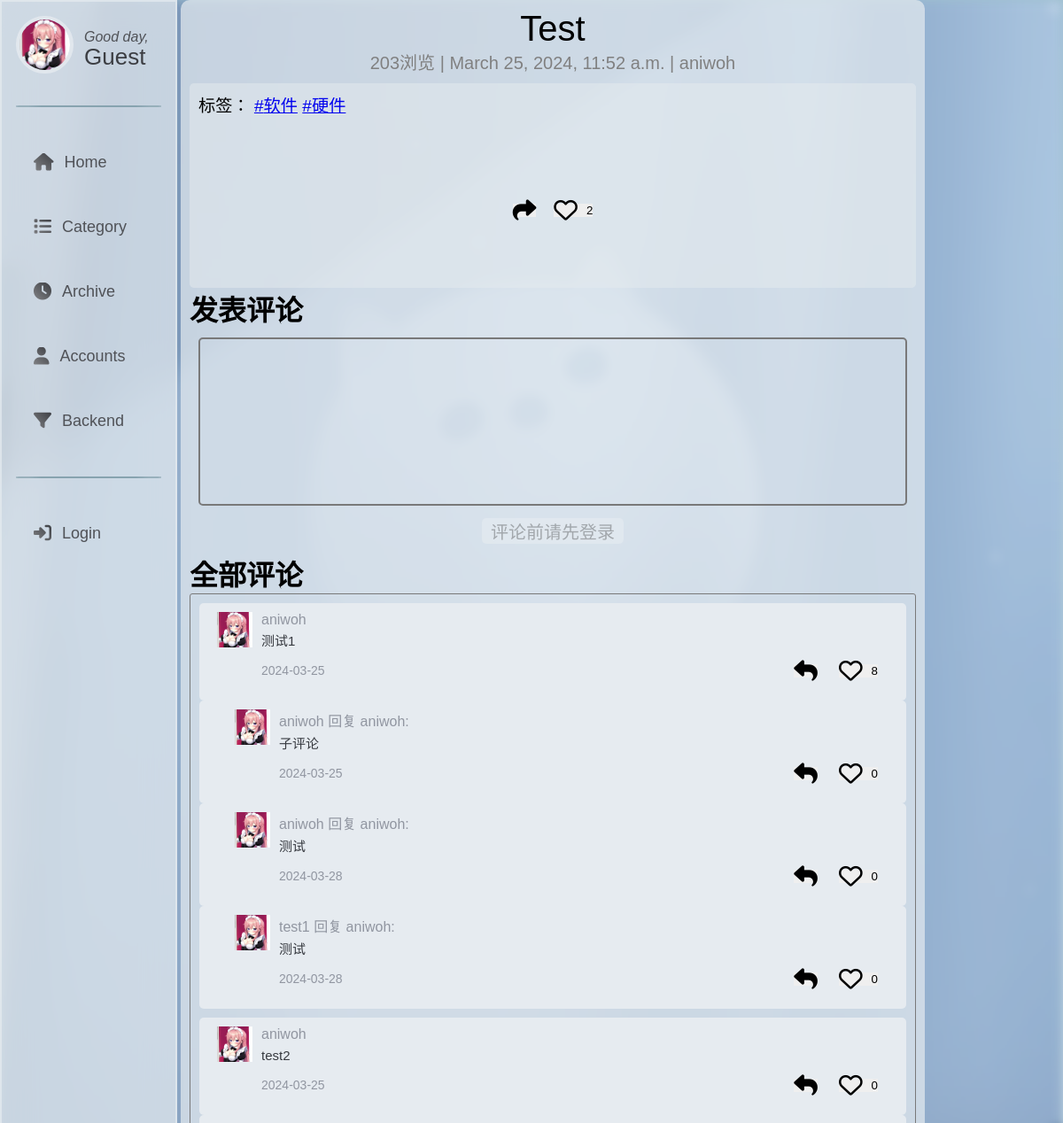
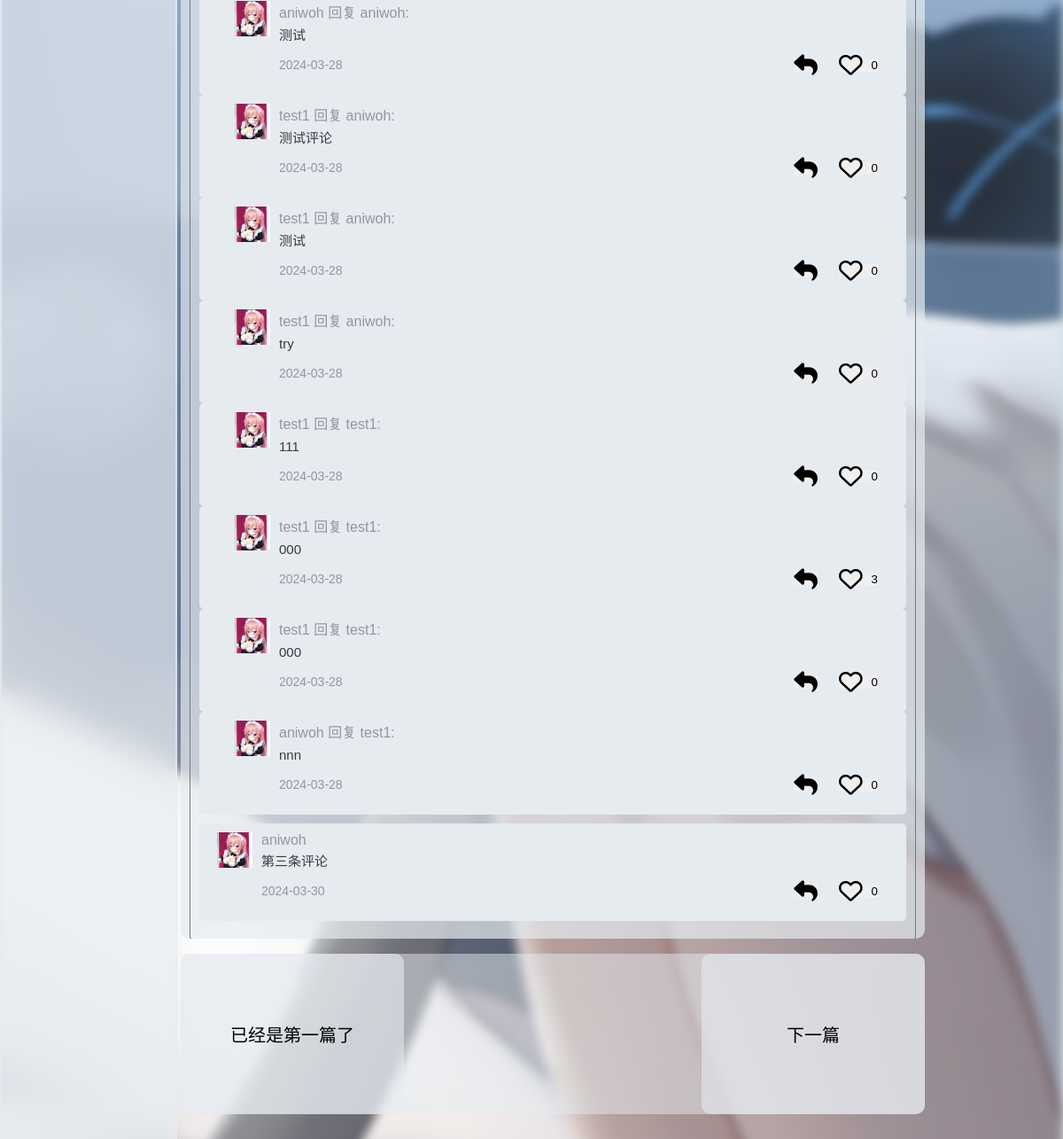
Page /index/post?id=1 on the committed database (2 pictures, top to bottom).
### index_app/models.py (models this page shows)
class MarkdownFilePool(models.Model):
    title = models.CharField(max_length=100)
    content = models.TextField()
    author = models.CharField(max_length=100)
    created_at = models.DateTimeField(auto_now_add=True)
    comment_count = models.IntegerField(default=0)
    view_count = models.IntegerField(default=0)
    thumbs_up = models.IntegerField(default=0)
    tags = models.ManyToManyField(Tag)

class Tag(models.Model):
    name = models.CharField(max_length=100)

class Comments(models.Model):
    content = models.TextField(max_length=100)
    created_at = models.DateTimeField(auto_now_add=True)
    article_id = models.IntegerField()
    author = models.TextField(max_length=20)
    belong_to_comment = models.IntegerField(default=0) # 0 means this comment is a root comment, otherwise it is a reply to a comment
    repeat_someone = models.TextField(max_length=20, default='') # if this comment is a reply to a comment, this field will store the author of the comment
    thumbs_up = models.IntegerField(default=0)

### index_app/views.py (the view)
# urls.py: path('post',views.post,name='post'),
def post(request):
    now_id=request.GET.get('id')
    if not now_id:
        now_id=1
        return redirect(reverse('post') + '?id=1')
    markdown = MarkdownFilePool.objects.get(id=now_id)  # 获取第一个Markdown文件
    prev_record = MarkdownFilePool.objects.filter(id__lt=markdown.id).last()
    next_record = MarkdownFilePool.objects.filter(id__gt=markdown.id).first()
    markdown.view_count+=1
    markdown.save()
    root_comments=Comments.objects.filter(article_id=now_id,belong_to_comment=0)
    child_comments=Comments.objects.filter(article_id=now_id,belong_to_comment__gt=0)
    context = {
        'markdown': markdown,
        'prev_record': prev_record,
        'next_record': next_record,
        'root_comments':root_comments,
        'child_comments':child_comments,
        'tags':markdown.tags.all(),
    }
    return render(request, 'index/post.html', context)

### templates/index/post.html (shortened to what this page needs)
{% extends "./layout-index.html" %}
{% block content %}
<link rel="stylesheet" href="{% static 'css/post_style.css' %}">
<link rel="stylesheet" href="{% static 'css/markdown-content.css' %}">
<link rel="stylesheet" href="{% static 'css/comment_style.css' %}">
<div class="markdown-main">
    <div class="markdown-title">
        {{markdown.title}}
    </div>
    <div class="markdown-author">
        {{markdown.view_count}}浏览     |    {{markdown.created_at}}    |    {{markdown.author}}
    </div>
    <div class="tool_bar_border">
        <div class="article-tags" style="font-size: larger; margin-right: 10px;">
            标签：
            {% for tag in tags %}
                <a href="{{ tag.id }}">#{{ tag.name }}</a>
            {% endfor %}
        </div>
        <div class="tool_bar">
            <button class="article_share" lay-on="article_share"></button>
            <button class="article_thumbs_up" data-article-id="{{markdown.id}}"><span style="margin-left: 10px;">{{markdown.thumbs_up}}</span></button>
        </div>
    </div>
    <div class="comment_post" >
        <h1>发表评论</h1>
        <div class="comment_post_border">
            <form id="comment_form" method="post" action="{% url 'post_comment' %}">
                <textarea id="comment-textarea" class="comment-textarea" name="text" rows="8" cols="50" tabindex="4" required=""></textarea>
                {% if user.is_authenticated %}
                    <button id="submit" class="comment-submit">发表评论</button>
                {% else %}
                    <button id="submit" class="comment-submit" disabled>评论前请先登录</button>
                {% endif %}
            </form>
        </div>
    </div>
    <div class="comment_content" >
        <h1>全部评论</h1>
        <div class="comment_content_border">
            <div class="comment_content_display">
                {% for root_comment in root_comments %}
                <div class="every_comment">
                    <div class="comment_image">
                        <img src="{% static 'img/avater_240.jpg' %}" alt="" height="40px" width="40px">
                    </div>
                    <div class="comment_main">
                        <div class="comment_main_header">{{ root_comment.author}}</div>
                        <div class="comment_main_content" style="width: auto;">{{root_comment.content}}</div>
                        <div class="comment_main_footer">
                            <div class="comment_main_footer_time"> {{ root_comment.created_at|date:"Y-m-d"}}</div>
                            <div class="comment_main_footer_tool">
                                <button class="comment_reply" onclick="" lay-on="comment_repeat" data-belong-to-comment="{{root_comment.id}}" data-repeat-someone="{{root_comment.author}}"></button>
                                <button class="comment_thumbs_up" data-comment-id="{{root_comment.id}}"><span style="margin-left: 10px;">{{root_comment.thumbs_up}}</span></button>
                            </div>
                        </div>
                    </div>
                </div>
                {% for child_comment in child_comments %}
                {% if child_comment.belong_to_comment == root_comment.id %}
                <div class="every_comment child_comment">
                    <div class="comment_image">
                        <img src="{% static 'img/avater_240.jpg' %}" alt="" height="40px" width="40px">
                    </div>
                    <div class="comment_main">
                        <div class="comment_main_header">
                            {{ child_comment.author}}
                            {% if child_comment.repeat_someone %}
                            回复 {{child_comment.repeat_someone}}:{% endif %}
                        </div>
                        <div class="comment_main_content" style="width: auto;">{{child_comment.content}}</div>
                        <div class="comment_main_footer">
                            <div class="comment_main_footer_time"> {{ child_comment.created_at|date:"Y-m-d" }}</div>
                            <div class="comment_main_footer_tool">
                                <button class="comment_reply" onclick="" lay-on="comment_repeat" data-belong-to-comment="{{root_comment.id}}" data-repeat-someone="{{child_comment.author}}"></button>
                                <button class="comment_thumbs_up" data-comment-id="{{child_comment.id}}"><span style="margin-left: 10px;">{{child_comment.thumbs_up}}</span></button>
                            </div>
                        </div>
                    </div>
                </div>
                {% endif %}
                {% endfor %}
                <div class="transparent-row" style="height: 10px;"></div>
                {% endfor %}
            </div>
        </div>
    </div>
</div>
<div class="main-footer">
    {% if prev_record %}
    <a href="{% url 'post' %}?id={{ prev_record.id }}"><button type="button" class="pre-but">上一篇</button></a>
    {% else %}
    <button type="button" class="pre-but">已经是第一篇了</button>
    {% endif %}
    {% if next_record %}
    <a href="{% url 'post' %}?id={{ next_record.id }}"><button type="button" class="nxt-but">下一篇</button></a>
    {% else %}
    <button type="button" class="nxt-but">已经是最后一篇了</button>
    {% endif %}
</div>
{% endblock %}

### static/css/layout-index.css (style rules this page uses)
* { margin: 0; padding: 0; border: 0; list-style: none; box-sizing: border-box; }
body { height: 100vh; background: linear-gradient(#9fc0cf,#e5edf1); font-family: "Microsoft YaHei", arial, sans-serif; }

### static/css/post_style.css (style rules this page uses)
.markdown-title { width: 100%; text-align: center; font-size: 40px; }
.markdown-author { width: 100%; text-align: center; font-size: 20px; color: gray; }
.markdown-main { overflow: auto; width: 100%; height: 90%; border-radius: 10px; padding: 10px; background-color: rgba(230, 235, 240, 0.7); }
.main-footer { width: 100%; height: 7%; border-radius: 10px; margin-top: 2%; background-color: rgba(230, 235, 240, 0.5); }
.pre-but { font-size: 20px; border-radius: 10px; background-color: rgba(230, 235, 240, 0.6); height: 100%; width: 30%; text-align: center; float: left; }
.nxt-but { font-size: 20px; border-radius: 10px; background-color: rgba(230, 235, 240, 0.6); height: 100%; width: 30%; text-align: center; float: right; }
.tool_bar_border { width: 100%; height: 10%; background-color: rgba(230, 235, 240, 0.5); border-radius: 5px; margin: 0 auto; padding: 10px; }
.tool_bar { width: 100%; height: 100%; margin: 0 auto; display: flex; justify-content: center; align-items: center; }
.article_thumbs_up { margin-left: 20px; }

### static/css/markdown-content.css (style rules this page uses)
* { -webkit-tap-highlight-color: transparent; }

### static/css/comment_style.css (style rules this page uses)
.comment_post_border { border-radius: 3px; height: auto; width: 100%; margin: 0 auto; padding: 10px; }
.comment-textarea { border: 2px solid #797979; resize: none; background-size: contain; border-radius: 5px; min-height: 190px; width: 100%; padding: 13px; background-color: rgba(255,255,255,0); font-size: large; }
.comment-submit { height: auto; width: 20%; margin: 0 auto; margin-top: 10px; text-align: center; display: flex; justify-content: center; background-color: rgba(230, 235, 240, 0.6); font-size: 20px; border-radius: 5px; }
button:disabled { cursor: not-allowed; }
.comment_content_border { border-radius: 3px; border: 1px solid #797979; height: auto; width: 100%; margin: 0 auto; min-height: 200px; padding: 10px; }
.comment_content_display { margin: 0 auto; height: 100%; width: 100%; }
.every_comment { background-color: rgba(230, 235, 240, 1); margin: 0px; padding: 10px 20px 14px; border-radius: 5px; display: flex; }
.comment_main { box-sizing: border-box; margin: 0px 0px 0px 10px; min-width: 0px; flex: 1 1 auto; }
.comment_main_header { box-sizing: border-box; margin: 0px; min-width: 0px; -webkit-box-pack: justify; justify-content: space-between; color: rgb(145, 150, 161); display: flex; }
.comment_main_content { box-sizing: border-box; margin: 4px 0px 0px; min-width: 0px; overflow: hidden; color: rgb(55, 58, 64); overflow-wrap: break-word; font-size: 15px; line-height: 21px; }
.comment_main_footer { box-sizing: border-box; margin: 4px 0px 0px; min-width: 0px; -webkit-box-align: center; align-items: center; display: flex; }
.comment_main_footer_time { box-sizing: border-box; margin: 0px; min-width: 0px; -webkit-box-align: center; align-items: center; flex: 1 1 auto; font-size: 14px; color: rgb(145, 150, 161); display: flex; }
.comment_main_footer_tool { box-sizing: border-box; margin: 0px; min-width: 0px; -webkit-box-align: center; align-items: center; flex: 0 0 auto; display: flex; }
.comment_main_footer_tool button { margin: 12px; }
.child_comment { padding: 10px 20px 14px 40px; }

### rows in the picture
MarkdownFilePool: title "Test", view_count "203", created_at "March 25, 2024, 11:52 a.m.", author "aniwoh", thumbs_up "2"
Tag: name "软件"
Tag: name "硬件"
Comments: author "aniwoh", content "测试1", created_at "2024-03-25", thumbs_up "8"
Comments: author "aniwoh", repeat_someone "aniwoh", content "子评论", created_at "2024-03-25", thumbs_up "0"
Comments: author "aniwoh", repeat_someone "aniwoh", content "测试", created_at "2024-03-28", thumbs_up "0"
Comments: author "test1", repeat_someone "aniwoh", content "测试", created_at "2024-03-28", thumbs_up "0"
Comments: author "aniwoh", content "test2", created_at "2024-03-25", thumbs_up "0"
Comments: author "aniwoh", repeat_someone "aniwoh", content "测试", created_at "2024-03-28", thumbs_up "0"
Comments: author "test1", repeat_someone "aniwoh", content "测试评论", created_at "2024-03-28", thumbs_up "0"
Comments: author "test1", repeat_someone "aniwoh", content "测试", created_at "2024-03-28", thumbs_up "0"
Comments: author "test1", repeat_someone "aniwoh", content "try", created_at "2024-03-28", thumbs_up "0"
Comments: author "test1", repeat_someone "test1", content "111", created_at "2024-03-28", thumbs_up "0"
Comments: author "test1", repeat_someone "test1", content "000", created_at "2024-03-28", thumbs_up "3"
Comments: author "test1", repeat_someone "test1", content "000", created_at "2024-03-28", thumbs_up "0"
Comments: author "aniwoh", repeat_someone "test1", content "nnn", created_at "2024-03-28", thumbs_up "0"
Comments: author "aniwoh", content "第三条评论", created_at "2024-03-30", thumbs_up "0"
